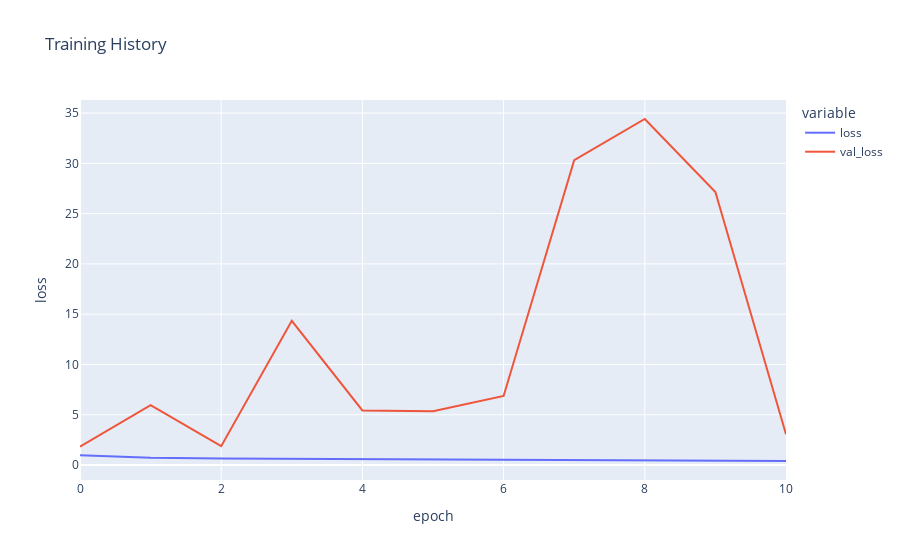

Source (notebook cell):
### Markdown cell above
### Plotting model performance

### Code cell
fig = px.line(
    history_age.history, y=['loss', 'val_loss'],
    labels={'index': 'epoch', 'value': 'loss'}, 
    title='Training History')
fig.show()

### Figure 1 — Plotly figure (JSON) as saved in the notebook; plotly's stock layout.template omitted (floating-point values rounded to 4 significant figures)
{"data": [{"hovertemplate": "variable=loss<br>epoch=%{x}<br>loss=%{y}<extra></extra>", "legendgroup": "loss", "line": {"color": "#636efa", "dash": "solid"}, "marker": {"symbol": "circle"}, "mode": "lines", "name": "loss", "orientation": "v", "showlegend": true, "type": "scatter", "x": [0, 1, 2, 3, 4, 5, 6, 7, 8, 9, 10], "xaxis": "x", "y": [0.9687, 0.7121, 0.6433, 0.6111, 0.5713, 0.5483, 0.522, 0.4819, 0.4404, 0.4185, 0.3991], "yaxis": "y"}, {"hovertemplate": "variable=val_loss<br>epoch=%{x}<br>loss=%{y}<extra></extra>", "legendgroup": "val_loss", "line": {"color": "#EF553B", "dash": "solid"}, "marker": {"symbol": "circle"}, "mode": "lines", "name": "val_loss", "orientation": "v", "showlegend": true, "type": "scatter", "x": [0, 1, 2, 3, 4, 5, 6, 7, 8, 9, 10], "xaxis": "x", "y": [1.819, 5.951, 1.875, 14.34, 5.432, 5.342, 6.864, 30.32, 34.41, 27.14, 3.063], "yaxis": "y"}], "layout": {"legend": {"title": {"text": "variable"}, "tracegroupgap": 0}, "title": {"text": "Training History"}, "xaxis": {"anchor": "y", "domain": [0, 1], "title": {"text": "epoch"}}, "yaxis": {"anchor": "x", "domain": [0, 1], "title": {"text": "loss"}}}}
